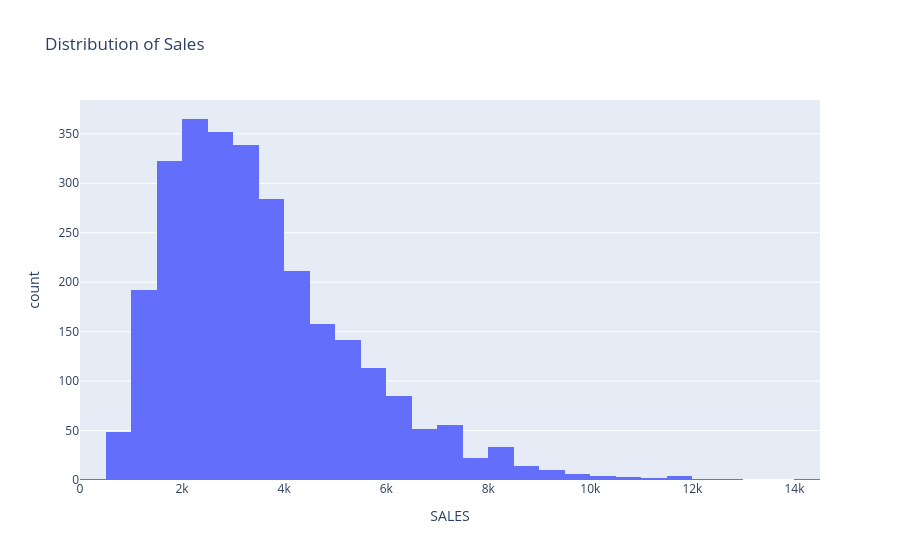

Notebook source saved alongside this figure:
### Code cell
#Sales distribution
fig = px.histogram(
    sales_data,
    x="SALES",
    nbins=40,
    title="Distribution of Sales"
)

fig.show()

### Figure 1 — Plotly figure (JSON) as saved in the notebook; plotly's stock layout.template omitted (floating-point values rounded to 4 significant figures; data arrays with more than 128 entries replaced by an {"elided": "..."} marker saying what was removed)
{"data": [{"bingroup": "x", "hovertemplate": "SALES=%{x}<br>count=%{y}<extra></extra>", "legendgroup": "", "marker": {"color": "#636efa", "pattern": {"shape": ""}}, "name": "", "nbinsx": 40, "orientation": "v", "showlegend": false, "type": "histogram", "x": {"elided": "2823 float values"}, "xaxis": "x", "yaxis": "y"}], "layout": {"barmode": "relative", "legend": {"tracegroupgap": 0}, "title": {"text": "Distribution of Sales"}, "xaxis": {"anchor": "y", "domain": [0, 1], "title": {"text": "SALES"}}, "yaxis": {"anchor": "x", "domain": [0, 1], "title": {"text": "count"}}}}
